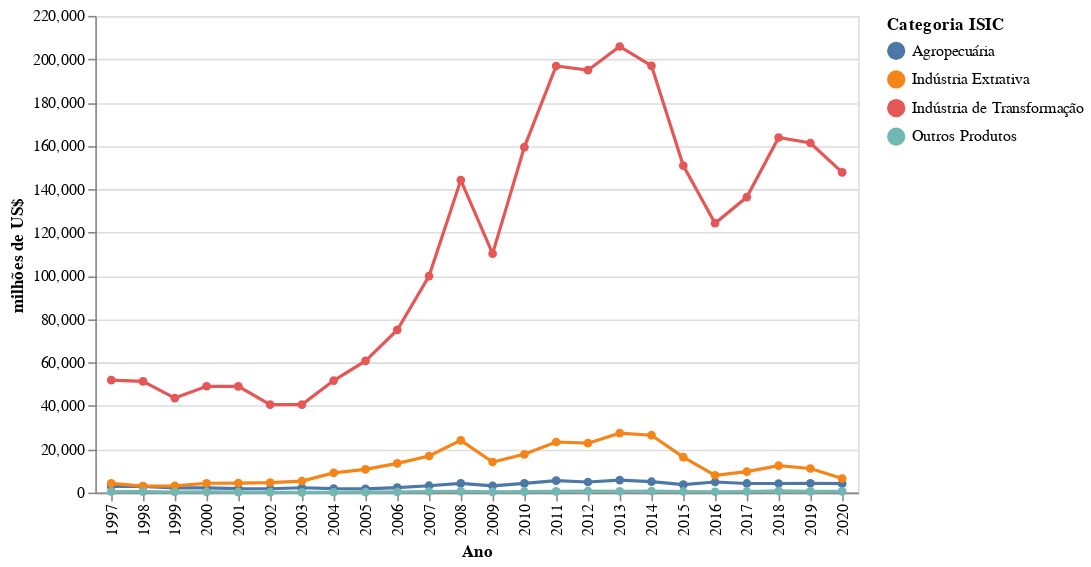

The code cell stored with this chart in its notebook:
### Markdown cell above
### por Categoria ISIC

### Code cell
fig = (
    alt.Chart(
        df_imp[df_imp['CO_ANO'] != 2021]
        .groupby(['CO_ANO', 'NO_ISIC_SECAO'])['VL_FOB'].sum()
        .reset_index()
    ).mark_line(point=True)
    .encode(
        alt.X('CO_ANO:N', title='Ano'),
        alt.Y('FOB:Q', title='milhões de US$'),
        alt.Color('NO_ISIC_SECAO:N', title="Categoria ISIC"),
        alt.Tooltip(['CO_ANO:N', 'FOB:Q', 'NO_ISIC_SECAO:N'])
    ).transform_calculate(FOB='datum.VL_FOB/1000000')
)
fig

### Figure 1 — Vega-Lite specification as saved in the notebook (floating-point values rounded to 4 significant figures)
{"config": {"view": {"continuousWidth": 400, "continuousHeight": 300}}, "data": {"name": "data-7625fc868a2c7a45fbfbb03a3adcae25"}, "mark": {"type": "line", "point": true}, "encoding": {"color": {"type": "nominal", "field": "NO_ISIC_SECAO", "title": "Categoria ISIC"}, "tooltip": [{"type": "nominal", "field": "CO_ANO"}, {"type": "quantitative", "field": "FOB"}, {"type": "nominal", "field": "NO_ISIC_SECAO"}], "x": {"type": "nominal", "field": "CO_ANO", "title": "Ano"}, "y": {"type": "quantitative", "field": "FOB", "title": "milhões de US$"}}, "transform": [{"calculate": "datum.VL_FOB/1000000", "as": "FOB"}], "$schema": "https://vega.github.io/schema/vega-lite/v4.8.1.json", "datasets": {"data-7625fc868a2c7a45fbfbb03a3adcae25": [{"CO_ANO": 1997, "NO_ISIC_SECAO": "Agropecuária", "VL_FOB": 2836336846}, {"CO_ANO": 1997, "NO_ISIC_SECAO": "Indústria Extrativa", "VL_FOB": 4238857970}, {"CO_ANO": 1997, "NO_ISIC_SECAO": "Indústria de Transformação", "VL_FOB": 51930969929}, {"CO_ANO": 1997, "NO_ISIC_SECAO": "Outros Produtos", "VL_FOB": 478675533}, {"CO_ANO": 1998, "NO_ISIC_SECAO": "Agropecuária", "VL_FOB": 2887710887}, {"CO_ANO": 1998, "NO_ISIC_SECAO": "Indústria Extrativa", "VL_FOB": 2989326183}, {"CO_ANO": 1998, "NO_ISIC_SECAO": "Indústria de Transformação", "VL_FOB": 51296263682}, {"CO_ANO": 1998, "NO_ISIC_SECAO": "Outros Produtos", "VL_FOB": 423606759}, {"CO_ANO": 1999, "NO_ISIC_SECAO": "Agropecuária", "VL_FOB": 2148328381}, {"CO_ANO": 1999, "NO_ISIC_SECAO": "Indústria Extrativa", "VL_FOB": 3122190262}, {"CO_ANO": 1999, "NO_ISIC_SECAO": "Indústria de Transformação", "VL_FOB": 43630883425}, {"CO_ANO": 1999, "NO_ISIC_SECAO": "Outros Produtos", "VL_FOB": 280242259}, {"CO_ANO": 2000, "NO_ISIC_SECAO": "Agropecuária", "VL_FOB": 2190240170}, {"CO_ANO": 2000, "NO_ISIC_SECAO": "Indústria Extrativa", "VL_FOB": 4296961330}, {"CO_ANO": 2000, "NO_ISIC_SECAO": "Indústria de Transformação", "VL_FOB": 49079973788}, {"CO_ANO": 2000, "NO_ISIC_SECAO": "Outros Produtos", "VL_FOB": 323943421}, {"CO_ANO": 2001, "NO_ISIC_SECAO": "Agropecuária", "VL_FOB": 1800625219}, {"CO_ANO": 2001, "NO_ISIC_SECAO": "Indústria Extrativa", "VL_FOB": 4387420321}, {"CO_ANO": 2001, "NO_ISIC_SECAO": "Indústria de Transformação", "VL_FOB": 49020033600}, {"CO_ANO": 2001, "NO_ISIC_SECAO": "Outros Produtos", "VL_FOB": 236487022}, {"CO_ANO": 2002, "NO_ISIC_SECAO": "Agropecuária", "VL_FOB": 1769108568}, {"CO_ANO": 2002, "NO_ISIC_SECAO": "Indústria Extrativa", "VL_FOB": 4631107276}, {"CO_ANO": 2002, "NO_ISIC_SECAO": "Indústria de Transformação", "VL_FOB": 40567025718}, {"CO_ANO": 2002, "NO_ISIC_SECAO": "Outros Produtos", "VL_FOB": 172924076}, {"CO_ANO": 2003, "NO_ISIC_SECAO": "Agropecuária", "VL_FOB": 2216976954}, {"CO_ANO": 2003, "NO_ISIC_SECAO": "Indústria Extrativa", "VL_FOB": 5327042604}, {"CO_ANO": 2003, "NO_ISIC_SECAO": "Indústria de Transformação", "VL_FOB": 40594694187}, {"CO_ANO": 2003, "NO_ISIC_SECAO": "Outros Produtos", "VL_FOB": 131215855}, {"CO_ANO": 2004, "NO_ISIC_SECAO": "Agropecuária", "VL_FOB": 1796941125}, {"CO_ANO": 2004, "NO_ISIC_SECAO": "Indústria Extrativa", "VL_FOB": 9094827199}, {"CO_ANO": 2004, "NO_ISIC_SECAO": "Indústria de Transformação", "VL_FOB": 51695009252}, {"CO_ANO": 2004, "NO_ISIC_SECAO": "Outros Produtos", "VL_FOB": 157727937}, {"CO_ANO": 2005, "NO_ISIC_SECAO": "Agropecuária", "VL_FOB": 1732596459}, {"CO_ANO": 2005, "NO_ISIC_SECAO": "Indústria Extrativa", "VL_FOB": 10725906794}, {"CO_ANO": 2005, "NO_ISIC_SECAO": "Indústria de Transformação", "VL_FOB": 60778207524}, {"CO_ANO": 2005, "NO_ISIC_SECAO": "Outros Produtos", "VL_FOB": 231680686}, {"CO_ANO": 2006, "NO_ISIC_SECAO": "Agropecuária", "VL_FOB": 2325600842}, {"CO_ANO": 2006, "NO_ISIC_SECAO": "Indústria Extrativa", "VL_FOB": 13499364338}, {"CO_ANO": 2006, "NO_ISIC_SECAO": "Indústria de Transformação", "VL_FOB": 75062341211}, {"CO_ANO": 2006, "NO_ISIC_SECAO": "Outros Produtos", "VL_FOB": 305548959}, {"CO_ANO": 2007, "NO_ISIC_SECAO": "Agropecuária", "VL_FOB": 3167662592}, {"CO_ANO": 2007, "NO_ISIC_SECAO": "Indústria Extrativa", "VL_FOB": 16889908536}, {"CO_ANO": 2007, "NO_ISIC_SECAO": "Indústria de Transformação", "VL_FOB": 99906106796}, {"CO_ANO": 2007, "NO_ISIC_SECAO": "Outros Produtos", "VL_FOB": 511705049}, {"CO_ANO": 2008, "NO_ISIC_SECAO": "Agropecuária", "VL_FOB": 4242665316}, {"CO_ANO": 2008, "NO_ISIC_SECAO": "Indústria Extrativa", "VL_FOB": 24090536508}, {"CO_ANO": 2008, "NO_ISIC_SECAO": "Indústria de Transformação", "VL_FOB": 144213815206}, {"CO_ANO": 2008, "NO_ISIC_SECAO": "Outros Produtos", "VL_FOB": 571571755}, {"CO_ANO": 2009, "NO_ISIC_SECAO": "Agropecuária", "VL_FOB": 3069068676}, {"CO_ANO": 2009, "NO_ISIC_SECAO": "Indústria Extrativa", "VL_FOB": 14124798322}, {"CO_ANO": 2009, "NO_ISIC_SECAO": "Indústria de Transformação", "VL_FOB": 110259577557}, {"CO_ANO": 2009, "NO_ISIC_SECAO": "Outros Produtos", "VL_FOB": 358709344}, {"CO_ANO": 2010, "NO_ISIC_SECAO": "Agropecuária", "VL_FOB": 4269896824}, {"CO_ANO": 2010, "NO_ISIC_SECAO": "Indústria Extrativa", "VL_FOB": 17649111062}, {"CO_ANO": 2010, "NO_ISIC_SECAO": "Indústria de Transformação", "VL_FOB": 159432343828}, {"CO_ANO": 2010, "NO_ISIC_SECAO": "Outros Produtos", "VL_FOB": 423617664}, {"CO_ANO": 2011, "NO_ISIC_SECAO": "Agropecuária", "VL_FOB": 5503506865}, {"CO_ANO": 2011, "NO_ISIC_SECAO": "Indústria Extrativa", "VL_FOB": 23339985576}, {"CO_ANO": 2011, "NO_ISIC_SECAO": "Indústria de Transformação", "VL_FOB": 196872048208}, {"CO_ANO": 2011, "NO_ISIC_SECAO": "Outros Produtos", "VL_FOB": 528681479}, {"CO_ANO": 2012, "NO_ISIC_SECAO": "Agropecuária", "VL_FOB": 4877577027}, {"CO_ANO": 2012, "NO_ISIC_SECAO": "Indústria Extrativa", "VL_FOB": 22818191407}, {"CO_ANO": 2012, "NO_ISIC_SECAO": "Indústria de Transformação", "VL_FOB": 194940883776}, {"CO_ANO": 2012, "NO_ISIC_SECAO": "Outros Produtos", "VL_FOB": 730068813}, {"CO_ANO": 2013, "NO_ISIC_SECAO": "Agropecuária", "VL_FOB": 5768926749}, {"CO_ANO": 2013, "NO_ISIC_SECAO": "Indústria Extrativa", "VL_FOB": 27442939289}, {"CO_ANO": 2013, "NO_ISIC_SECAO": "Indústria de Transformação", "VL_FOB": 205865806664}, {"CO_ANO": 2013, "NO_ISIC_SECAO": "Outros Produtos", "VL_FOB": 603558933}, {"CO_ANO": 2014, "NO_ISIC_SECAO": "Agropecuária", "VL_FOB": 5023048473}, {"CO_ANO": 2014, "NO_ISIC_SECAO": "Indústria Extrativa", "VL_FOB": 26482958294}, {"CO_ANO": 2014, "NO_ISIC_SECAO": "Indústria de Transformação", "VL_FOB": 196958017926}, {"CO_ANO": 2014, "NO_ISIC_SECAO": "Outros Produtos", "VL_FOB": 663818621}, {"CO_ANO": 2015, "NO_ISIC_SECAO": "Agropecuária", "VL_FOB": 3666978771}, {"CO_ANO": 2015, "NO_ISIC_SECAO": "Indústria Extrativa", "VL_FOB": 16356054790}, {"CO_ANO": 2015, "NO_ISIC_SECAO": "Indústria de Transformação", "VL_FOB": 150917715494}, {"CO_ANO": 2015, "NO_ISIC_SECAO": "Outros Produtos", "VL_FOB": 518250704}, {"CO_ANO": 2016, "NO_ISIC_SECAO": "Agropecuária", "VL_FOB": 4879162248}, {"CO_ANO": 2016, "NO_ISIC_SECAO": "Indústria Extrativa", "VL_FOB": 7998921473}, {"CO_ANO": 2016, "NO_ISIC_SECAO": "Indústria de Transformação", "VL_FOB": 124321225633}, {"CO_ANO": 2016, "NO_ISIC_SECAO": "Outros Produtos", "VL_FOB": 386521622}, {"CO_ANO": 2017, "NO_ISIC_SECAO": "Agropecuária", "VL_FOB": 4208976492}, {"CO_ANO": 2017, "NO_ISIC_SECAO": "Indústria Extrativa", "VL_FOB": 9651631326}, {"CO_ANO": 2017, "NO_ISIC_SECAO": "Indústria de Transformação", "VL_FOB": 136369349647}, {"CO_ANO": 2017, "NO_ISIC_SECAO": "Outros Produtos", "VL_FOB": 519536956}, {"CO_ANO": 2018, "NO_ISIC_SECAO": "Agropecuária", "VL_FOB": 4184838137}, {"CO_ANO": 2018, "NO_ISIC_SECAO": "Indústria Extrativa", "VL_FOB": 12431307162}, {"CO_ANO": 2018, "NO_ISIC_SECAO": "Indústria de Transformação", "VL_FOB": 163863410947}, {"CO_ANO": 2018, "NO_ISIC_SECAO": "Outros Produtos", "VL_FOB": 751012616}, {"CO_ANO": 2019, "NO_ISIC_SECAO": "Agropecuária", "VL_FOB": 4317761639}, {"CO_ANO": 2019, "NO_ISIC_SECAO": "Indústria Extrativa", "VL_FOB": 11112162237}, {"CO_ANO": 2019, "NO_ISIC_SECAO": "Indústria de Transformação", "VL_FOB": 161327677288}, {"CO_ANO": 2019, "NO_ISIC_SECAO": "Outros Produtos", "VL_FOB": 590333585}, {"CO_ANO": 2020, "NO_ISIC_SECAO": "Agropecuária", "VL_FOB": 4116737865}, {"CO_ANO": 2020, "NO_ISIC_SECAO": "Indústria Extrativa", "VL_FOB": 6482738200}, {"CO_ANO": 2020, "NO_ISIC_SECAO": "Indústria de Transformação", "VL_FOB": 147764154440}, {"CO_ANO": 2020, "NO_ISIC_SECAO": "Outros Produtos", "VL_FOB": 573664704}]}}
